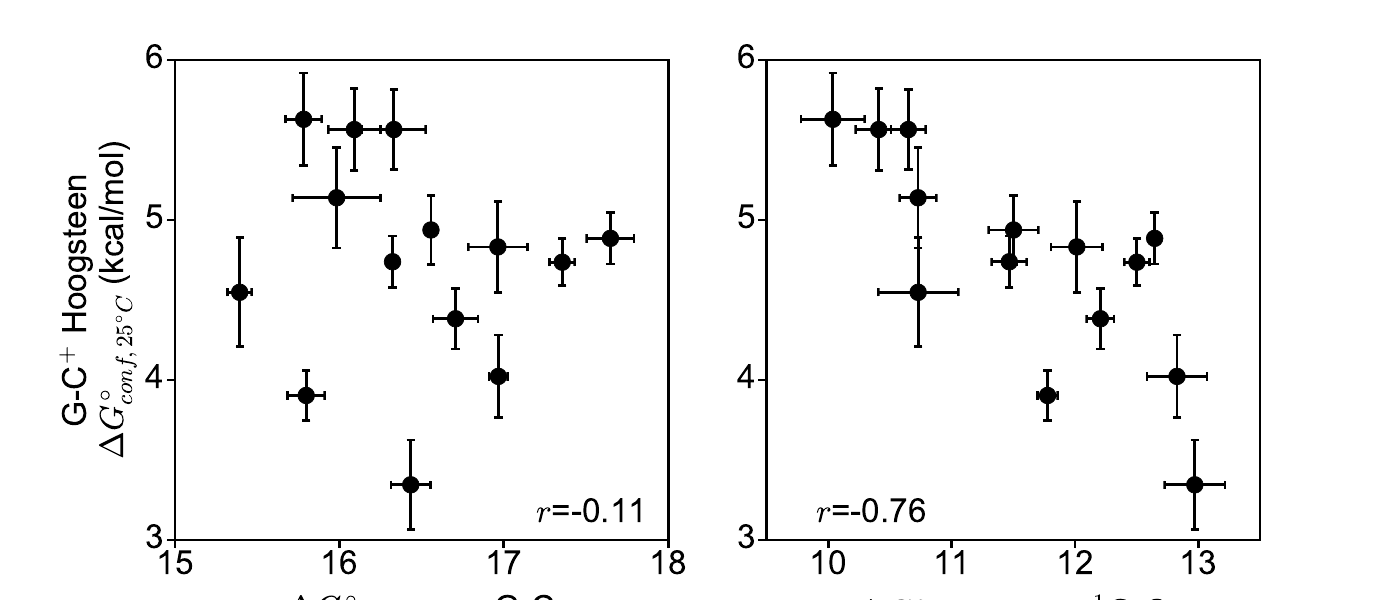

Write the Python code that produced this figure.
import sys
import numpy as np
import matplotlib.pyplot as plt
import pandas as pd
from scipy.optimize import curve_fit
import matplotlib

matplotlib.rcParams['font.family'] = 'sans-serif'
matplotlib.rcParams['font.sans-serif'] = 'Arial'
matplotlib.rcParams['axes.linewidth'] = 2.0
fs = 24
ms=12
def linear_fit(x, b):
    return x + b

m3t = pd.read_csv('../figure9/perkinelmer_uv/m1g_25c_new.csv')

context_exclude_m3t = ['agg', 'tgg']

m3t = m3t[~m3t['context'].isin(context_exclude_m3t)]
#for dummy in range(len(m1a['context'].values)):
#    print m1a['context'].iloc[dummy], m3t['context'].iloc[dummy]

popt1, pcov1 = curve_fit(linear_fit, m3t['delG_m1g_25C'].values, -1.0*m3t['deldelG_25C'].values, p0=[1])
print popt1
print np.corrcoef(m3t['deldelG_25C'].values, m3t['delG_m1g_25C'].values)[0,1]
print np.corrcoef(m3t['delG_m1g_25C'].values, m3t['deldelG_25C'].values)[0,1]
eqn1 = 'y = -x + ' + '%2.1f'%popt1 + ', r = ' + '%3.2f'%np.corrcoef(m3t['deldelG_25C'].values, m3t['delG_m1g_25C'].values)[0,1]

popt2, pcov2 = curve_fit(linear_fit, m3t['delG_wc_25C'].values, m3t['deldelG_25C'].values, p0=[1])
print popt2
print np.corrcoef(m3t['deldelG_25C'].values, m3t['delG_wc_25C'].values)[0,1]
print np.corrcoef(m3t['delG_wc_25C'].values, m3t['deldelG_25C'].values)[0,1]
eqn2 = 'y = x + ' + '%2.1f'%popt2 + ', r = ' + '%3.2f'%np.corrcoef(m3t['deldelG_25C'].values, m3t['delG_wc_25C'].values)[0,1]


fig, ax = plt.subplots(1, 2, figsize=(14, 6))

# Correlate m3AT deldelG with AT melting
#ax[0].set_title(eqn2)
#ax[0].plot([15, 18], [15.0 + popt2[0], 18. + popt2[0]], color='k')
#ax[0].plot(m3t['delG_wc_25C'].values, m3t['deldelG_25C'].values, linewidth=0, marker='o', color='k', markersize=ms)
ax[0].errorbar(m3t['delG_wc_25C'].values, m3t['deldelG_25C'].values, xerr=m3t['delG_wc_25C_error'].values, yerr=m3t['deldelG_25C_error'].values, fmt='o', color='k', markersize=ms, elinewidth=2.0, capthick=2.0)
#for dummy in range(len(m3t['context'].values)):
#    ax[0].text(m3t['deldelG_25C'].iloc[dummy]+0.05, m3t['delG_wc_25C'].iloc[dummy]+0.05, m3t['context'].iloc[dummy], fontsize=16)

ax[0].text(17.2, 3.1, '$r$' + '=%3.2f'%(np.corrcoef(m3t['deldelG_25C'].values, m3t['delG_wc_25C'].values)[0,1]), fontsize=fs)
ax[0].set_xlabel('$\Delta G_{melting,25^{\\circ}C}^{\\circ}$' + ' G-C\n(kcal/mol)', fontsize=fs)
#ax[0].set_ylabel('G-C' + "$^{+}$" + ' Hoogsteen\n' + '$\Delta\Delta G_{delta-melt, 25^{\\circ}C}^{\\circ}$' + ' (kcal/mol)', fontsize=fs)
ax[0].set_ylabel('G-C' + "$^{+}$" + ' Hoogsteen\n' + '$\Delta G_{conf, 25^{\\circ}C}^{\\circ}$' + ' (kcal/mol)', fontsize=fs)
ax[0].set_xlim([15, 18])
ax[0].set_ylim([3., 6.])
ax[0].set_xticks([15., 16., 17., 18.])
ax[0].set_xticklabels(['15', '16', '17', '18'], fontsize=fs)
ax[0].set_yticks([3.0, 4.0, 5.0, 6.0])
ax[0].set_yticklabels(['3', '4', '5', '6'], fontsize=fs)
ax[0].tick_params(axis='x', which='minor', direction='out', length=0.0)
ax[0].tick_params(axis='x', which='major', direction='out', length=6.0, width=2.0, top=False)
ax[0].tick_params(axis='y', which='minor', direction='out', length=0.0)
ax[0].tick_params(axis='y', which='major', direction='out', length=6.0, width=2.0, right=False)

# Correlate m3AT deldelG with m3AT melting
#ax[1].set_title(eqn1)
ax[1].plot([3, 6], [-3.0 + popt1[0], -6. + popt1[0]], color='k')
#ax[1].plot(m3t['delG_m1g_25C'].values, m3t['deldelG_25C'].values, linewidth=0, marker='o', color='k', markersize=ms)
ax[1].errorbar(m3t['delG_m1g_25C'].values, m3t['deldelG_25C'].values, xerr=m3t['delG_m1g_25C_error'].values, yerr=m3t['deldelG_25C_error'].values, fmt='o', color='k', markersize=ms, elinewidth=2.0, capthick=2.0)
#for dummy in range(len(m3t['context'].values)):
#    ax[1].text(m3t['deldelG_25C'].iloc[dummy]+0.05, m3t['delG_m1g_25C'].iloc[dummy]+0.05, m3t['context'].iloc[dummy], fontsize=16)

#ax[1].set_ylabel('$\Delta G_{melting}$' + ' (kcal/mol)' + ' m1G-C+', fontsize=16)
#ax[1].set_ylabel('$\Delta \Delta G_{delta-Melt}$' + ' (kcal/mol)' + ' G-C Hoogsteen', fontsize=16)
ax[1].text(9.9, 3.1, '$r$' + '=%3.2f'%(np.corrcoef(m3t['deldelG_25C'].values, m3t['delG_m1g_25C'].values)[0,1]), fontsize=fs)
ax[1].set_xlabel('$\Delta G_{melting,25^{\\circ}C}^{\\circ}$' + ' m' + '$^{1}$' + 'G-C\n(kcal/mol)', fontsize=fs)
ax[1].set_xlim([9.5, 13.5])
ax[1].set_ylim([3, 6.])
ax[1].set_xticks([10., 11., 12., 13.])
ax[1].set_xticklabels(['10', '11', '12', '13'], fontsize=fs)
ax[1].set_yticks([3.0, 4.0, 5.0, 6.0])
ax[1].set_yticklabels(['3', '4', '5', '6'], fontsize=fs)
ax[1].tick_params(axis='x', which='minor', direction='out', length=0.0)
ax[1].tick_params(axis='x', which='major', direction='out', length=6.0, width=2.0, top=False)
ax[1].tick_params(axis='y', which='minor', direction='out', length=0.0)
ax[1].tick_params(axis='y', which='major', direction='out', length=6.0, width=2.0, right=False)
#plt.show()
plt.savefig('figs14b.pdf')
